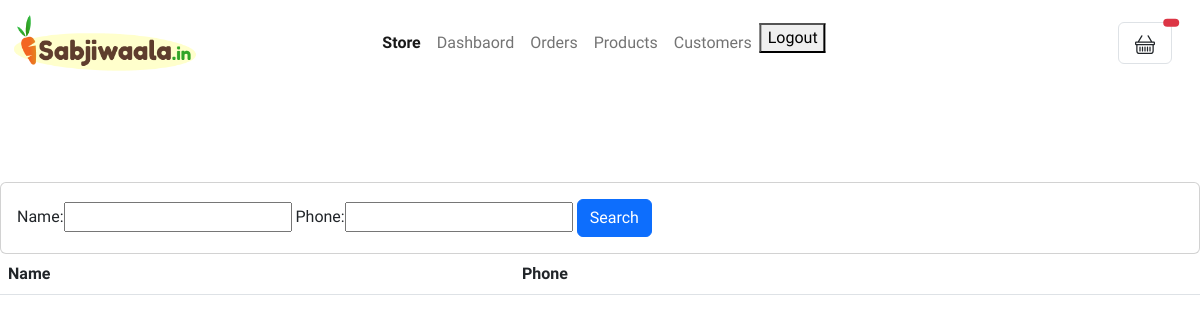
The page /customers/ (signed in) on the database as committed earlier.
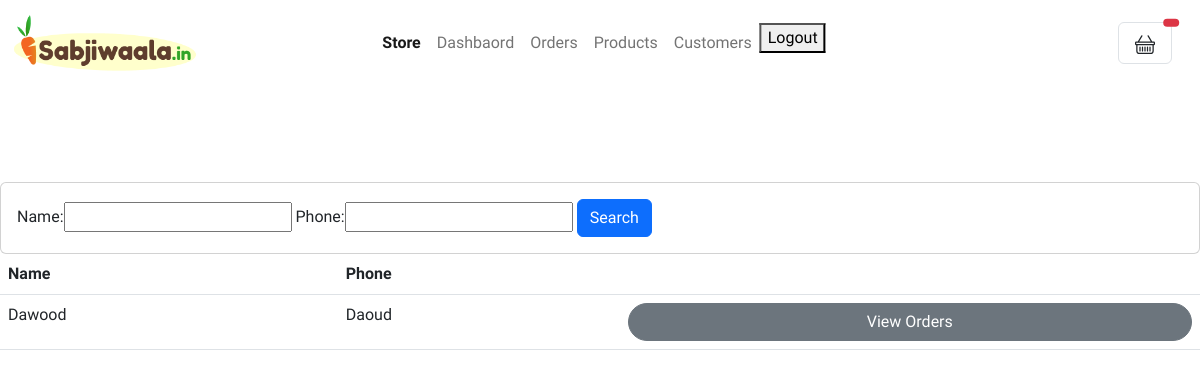
The same page on the database as committed later.
### main/models.py (models this page shows, shortened)
class Customer(models.Model):
    user = models.OneToOneField(User,blank=True,null=True,on_delete=models.CASCADE)
    name = models.CharField(max_length=200, null=True,blank=True)
    email = models.CharField(max_length=200, null=True, blank=True)
    phone = models.CharField(max_length=200, null=True, blank=True)

### main/views.py (the view)
# urls.py: path('customers/',views.customer, name = 'customers'),
@login_required
def customer(request):
    template_name = 'main/customers.html'
    customers = Customer.objects.all()
    filter = CustomerFilter(request.GET, queryset=customers)
    customers = filter.qs
    context ={
        "customers":customers,
        'filter':filter,
    }
    return render(request,template_name, context)

### main/templates/main/customers.html (shortened to what this page needs)
{% extends 'main/main.html' %}
{% block content %}
{% load static %}
<br>
<br>
<br>
<br>
<div class="row">
  <div class="col">
    <div class="card card-body">
      <form action="" method="get">
        {{filter.form}}
        <button class="btn btn-primary" type="submit">Search</button>
      </form>
    </div>
  </div>
</div>
<div class="row">
  <div class="col">
    <div class="col-md3">
      <table class="table">
        <thead>
          <tr>
            <th scope="col">Name</th>
            <th scope="col"> Phone </th>
            <th scope="col"></th>
          </tr>
        </thead>
        <tbody>
          {% for customer in customers %}
          <tr>
            <td scope="row"> {{customer.name}} </td>
            <td scope="row">{{customer.phone}}</td>
            <td><a href="{%url 'main:customer_orders' customer.id %}"
                class="btn   btn-secondary  rounded-pill d-block">View Orders </a></td>
          </tr>
          {% endfor %}
      </table>
    </div>
  </div>
</div>
{% endblock %}

Rows that differ between the two databases and show on the page:
added Customer: name "Dawood", phone "Daoud"
